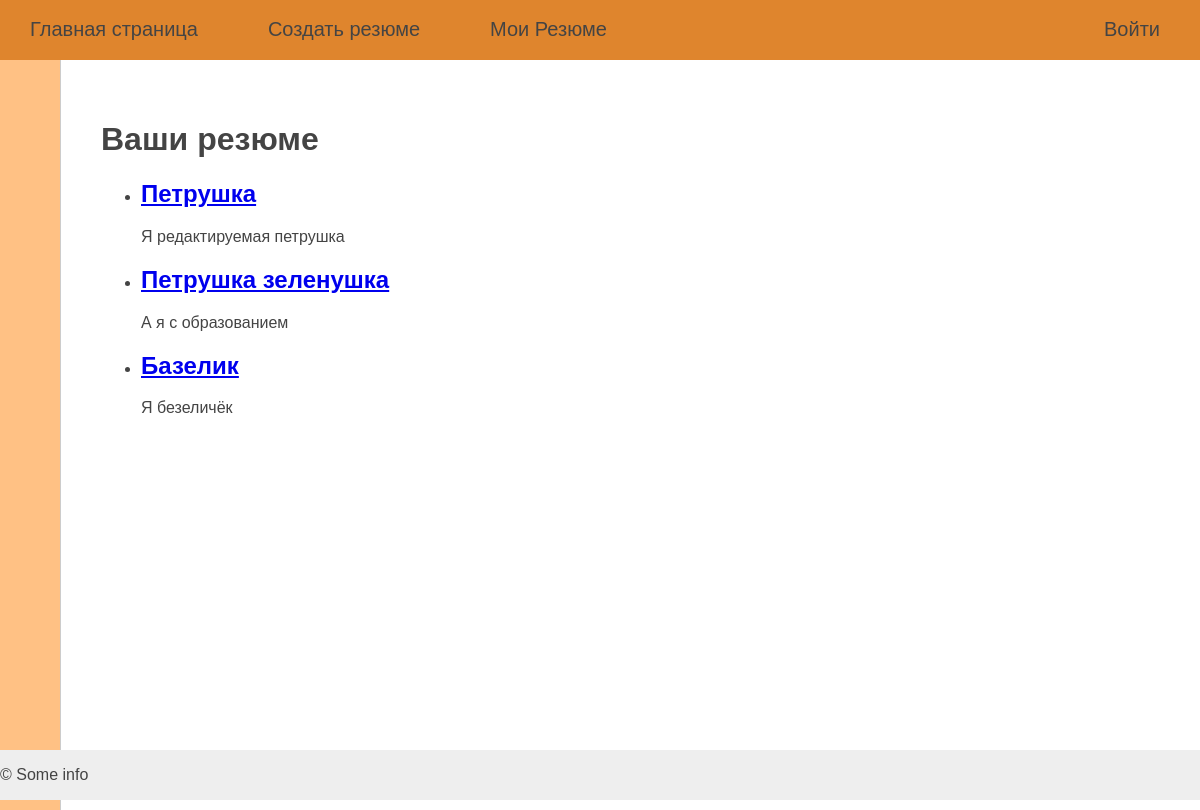
/myresumes/ (signed in), run on an earlier commit of the app's database.
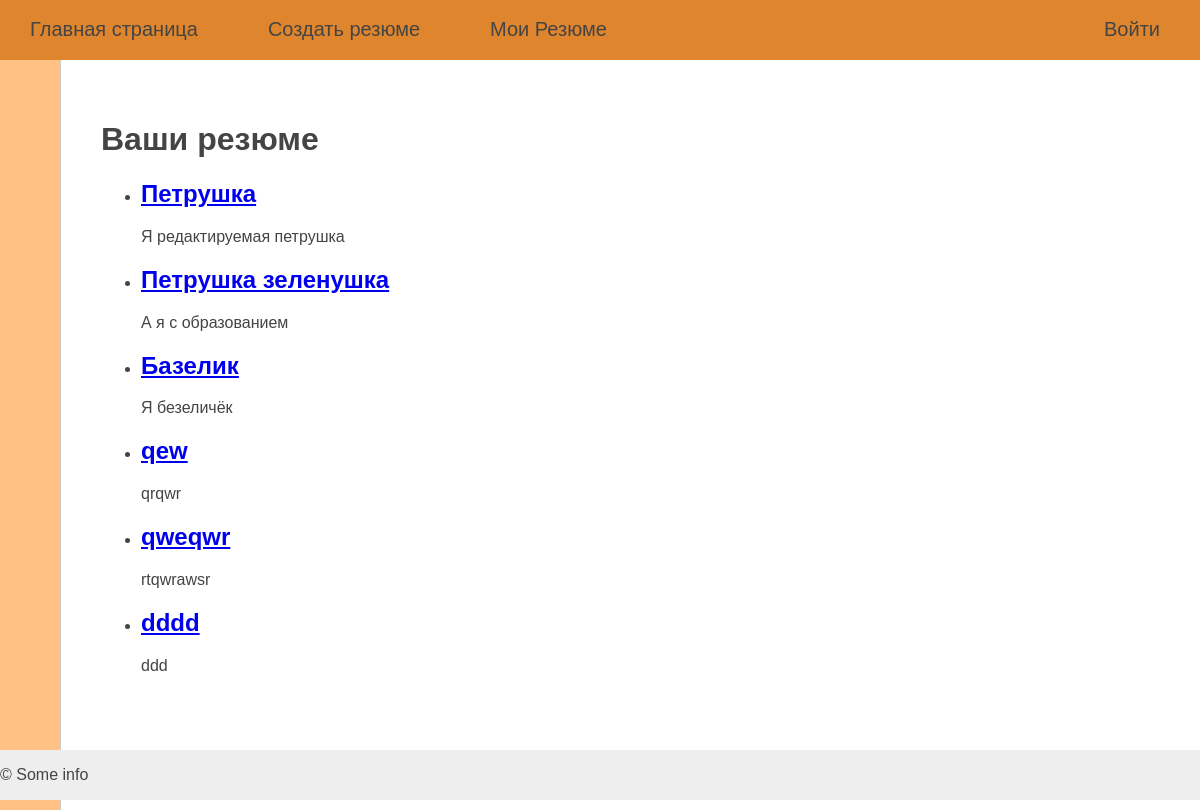
And on a later commit of the database.
### resume/models.py (models this page shows)
class Resume(models.Model):
    title = models.CharField(max_length=255, verbose_name='Должность')
    slug = models.SlugField(max_length=255, unique=True,
                            db_index=True, verbose_name='URL')
    letter = models.TextField(blank=True, verbose_name='Сопроводительное письмо')
    photo = models.ImageField(upload_to='photos/%Y/%m/%d', blank=True)
    time_created = models.DateTimeField(auto_now_add=True)
    time_updated = models.DateTimeField(auto_now=True)
    is_shown = models.BooleanField(default=True)
    user = models.ForeignKey(User, on_delete=models.CASCADE)
    def get_absolute_url(self):
        return reverse('resume', kwargs={'resume_slug': self.slug})

### resume/views.py (the view)
# urls.py: path('myresumes/', MyResumes.as_view(), name='my_resumes'),
class MyResumes(LoginRequiredMixin, MenuMixin, ListView):
    model = Resume
    template_name = 'resume/my_resumes.html'
    login_url = reverse_lazy('home', kwargs={'page': 1})
    context_object_name = 'resumes'
    def get_context_data(self, *, object_list=None, **kwargs):
        context = super().get_context_data(**kwargs)
        c_def = self.get_user_context(title="Мои резюме",
                                      sidebar=False,
                                      )
        return dict(list(context.items()) + list(c_def.items()))
    def get_queryset(self):
        return Resume.objects.filter(user=User.objects.get(username=self.request.user.username))

### resume/utils.py (called while the page is built)
    def get_user_context(self, **kwargs):
        user_menu = menu.copy()
        if not self.request.user.is_authenticated:
            user_menu.pop(1)
            user_menu.pop(1)
        context = kwargs
        context['menu'] = user_menu
        context['username'] = self.request.user.username
        context['card_filter'] = card_filter
        return context

### resume/templates/resume/my_resumes.html
{% extends 'resume/base.html' %}
{% block content %}
<h1>Ваши резюме</h1>
<ul>
    {% for r in resumes %}
    <li><a href="{{r.get_absolute_url}}">
     <h2>{{r.title}}</h2></a>
        <p> {{r.letter}}</p>
    </li>
    {% endfor %}
</ul>
{% endblock content %}

What changed in the data, as far as the page shows it:
added Resume: title "qew", letter "qrqwr"
added Resume: title "qweqwr", letter "rtqwrawsr"
added Resume: title "dddd", letter "ddd"
